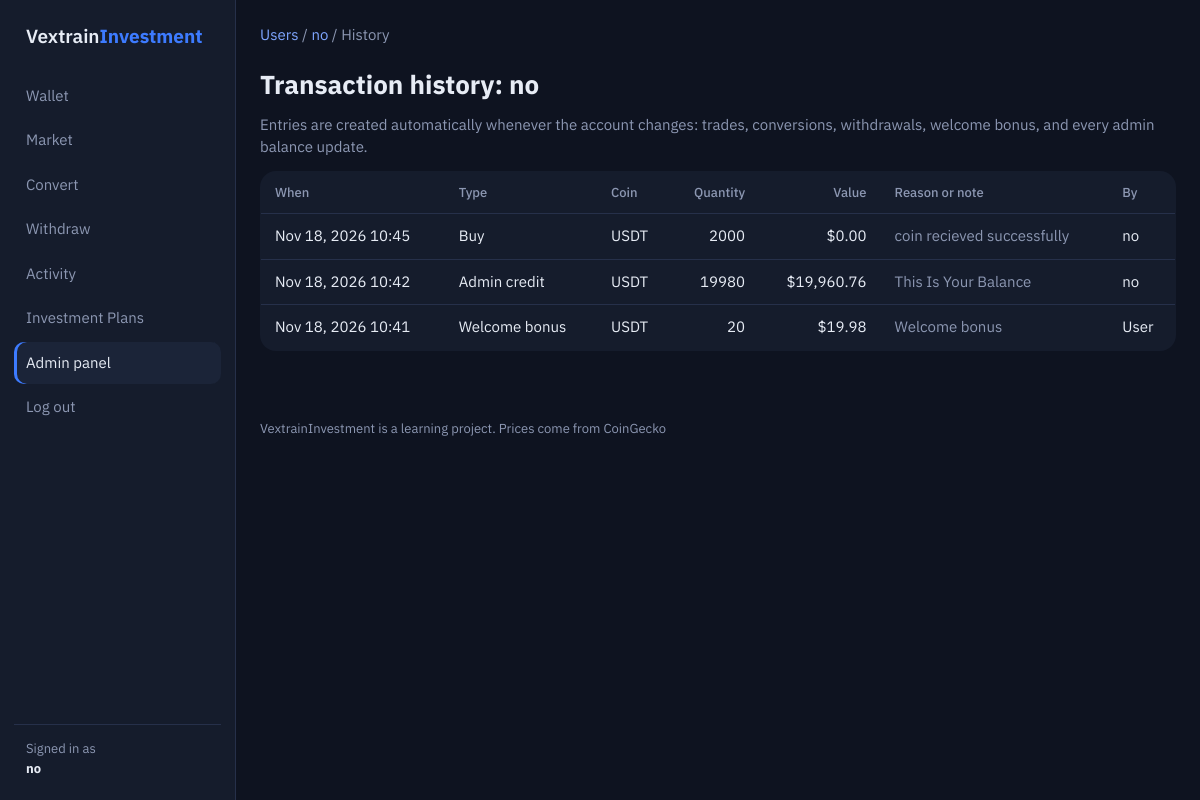
The app's page /manage/users/1/history/ (signed in) with its own data.
### simulator/models.py (models this page shows, shortened)
class Transaction(models.Model):
    BUY, SELL, ADJUST, RESET, WITHDRAW, REFUND, CONVERT = (
        "BUY", "SELL", "ADJUST", "RESET", "WITHDRAW", "REFUND", "CONVERT")
    KINDS = [(BUY, "Buy"), (SELL, "Sell"), (ADJUST, "Admin adjustment"), (RESET, "Account reset"),
             (WITHDRAW, "Withdrawal (simulated)"), (REFUND, "Withdrawal refund"), (CONVERT, "Convert")]
    user = models.ForeignKey(settings.AUTH_USER_MODEL, on_delete=models.CASCADE, related_name="transactions")
    kind = models.CharField(max_length=10, choices=KINDS)
    coin = models.ForeignKey(Coin, null=True, blank=True, on_delete=models.SET_NULL)
    quantity = models.DecimalField(max_digits=24, decimal_places=8, default=0)
    price = models.DecimalField(max_digits=24, decimal_places=10, default=0)
    usd = models.DecimalField(max_digits=16, decimal_places=2, default=0)  # legacy, no longer used
    note = models.CharField(max_length=200, blank=True)
    created_by = models.ForeignKey(settings.AUTH_USER_MODEL, null=True, blank=True,
                                   on_delete=models.SET_NULL, related_name="+")  # the admin, for admin changes
    created_at = models.DateTimeField(auto_now_add=True)
    class Meta:
        ordering = ["-created_at", "-id"]
    @property
    def label(self):
        if self.kind == self.ADJUST:
            if self.note == WELCOME_NOTE:
                return "Welcome bonus"
            return "Admin credit" if self.quantity >= 0 else "Admin debit"
        return self.get_kind_display()
    @property
    def value_usd(self):
        return (self.quantity * self.price).quantize(Decimal("0.01"))

class Coin(models.Model):
    symbol = models.CharField(max_length=10, unique=True)
    name = models.CharField(max_length=60)
    coingecko_id = models.CharField(max_length=80, help_text="ID used by the CoinGecko API, e.g. bitcoin")
    price_usd = models.DecimalField(max_digits=24, decimal_places=10, default=0)
    change_24h = models.DecimalField(max_digits=8, decimal_places=2, default=0)
    price_updated_at = models.DateTimeField(null=True, blank=True)
    chart = models.JSONField(default=list, blank=True)  # [[ms timestamp, usd price], ...] for 30 days
    chart_updated_at = models.DateTimeField(null=True, blank=True)
    is_active = models.BooleanField(default=True)
    class Meta:
        ordering = ["symbol"]

### simulator/views.py (the view)
# urls.py: path("manage/users/<int:user_id>/history/", views.manage_user_history, name="manage_user_history"),
@staff_required
def manage_user_history(request, user_id):
    target = get_object_or_404(User, pk=user_id)
    page = Paginator(Transaction.objects.filter(user=target).select_related("coin", "created_by"), 25)
    return render(request, "manage_history.html", {"target": target, "page": page.get_page(request.GET.get("page"))})

### simulator/templatetags/vex.py (called while the page is built)
def _d(value):
    try:
        return Decimal(str(value))
    except Exception:
        return Decimal("0")

@register.filter
def money(value):
    d = _d(value).quantize(Decimal("0.01"))
    return f"{'-' if d < 0 else ''}${abs(d):,.2f}"

@register.filter
def qty(value):
    return f"{_d(value):.8f}".rstrip("0").rstrip(".") or "0"

### templates/manage_history.html (shortened to what this page needs)
{% extends "base.html" %}{% load vex %}
{% block content %}
<p class="mu" style="margin-top:18px"><a href="{% url 'manage_home' %}">Users</a> / <a href="{% url 'manage_user' target.pk %}">{{ target.username }}</a> / History</p>
<h1>Transaction history: {{ target.username }}</h1>
<p class="muted">Entries are created automatically whenever the account changes: trades, conversions, withdrawals, welcome bonus, and every admin balance update.</p>
<div class="table-wrap"><table>
  <tr><th>When</th><th>Type</th><th>Coin</th><th class="n">Quantity</th><th class="n">Value</th><th>Reason or note</th><th>By</th></tr>
  {% for t in page %}
  <tr><td>{{ t.created_at|date:"M d, Y H:i" }}</td><td>{{ t.label }}</td><td>{{ t.coin.symbol|default:"" }}</td>
    <td class="n">{% if t.coin and t.quantity %}{{ t.quantity|qty }}{% endif %}</td>
    <td class="n">{% if t.coin and t.quantity %}{{ t.value_usd|money }}{% endif %}</td>
    <td class="muted">{{ t.note }}</td><td>{{ t.created_by.username|default:"User" }}</td></tr>
  {% empty %}<tr><td colspan="7" class="muted">No transactions yet.</td></tr>
  {% endfor %}
</table></div>
{% endblock %}

### templates/base.html (shortened to what this page needs)
{% load vex %}<!doctype html>
<html lang="en">
<head>
</head>
<body>
{% with n=request.resolver_match.url_name %}
<div class="app">
<aside class="side">
  <a class="logo" href="{% url 'home' %}">Vextrain<b>Investment</b></a>
  <nav>
    {% if user.is_authenticated %}
      <a href="{% url 'dashboard' %}" class="{% if n == 'dashboard' %}on{% endif %}">Wallet</a>
      <a href="{% url 'market' %}" class="{% if n == 'market' or n == 'coin' %}on{% endif %}">Market</a>
      <a href="{% url 'convert' %}" class="{% if n == 'convert' %}on{% endif %}">Convert</a>
      <a href="{% url 'withdraw' %}" class="{% if n == 'withdraw' %}on{% endif %}">Withdraw</a>
      <a href="{% url 'history' %}" class="{% if n == 'history' %}on{% endif %}">Activity</a>
      <a href="{% url 'plan' %}" class="{% if n == 'plan' %}on{% endif %}">Investment Plans</a>
      {% if user.is_staff %}<a href="{% url 'manage_home' %}" class="{% if n|slice:':6' == 'manage' %}on{% endif %}">Admin panel</a>{% endif %}
      <form method="post" action="{% url 'logout' %}">{% csrf_token %}<button type="submit">Log out</button></form>
    {% else %}
      <a href="{% url 'market' %}" class="{% if n == 'market' %}on{% endif %}">Market</a>
      <a href="{% url 'login' %}" class="{% if n == 'login' %}on{% endif %}">Log in</a>
      <a href="{% url 'signup' %}" class="{% if n == 'signup' %}on{% endif %}">Sign up</a>
    {% endif %}
  </nav>
  {% if user.is_authenticated %}<div class="who">Signed in as<br><strong style="color:var(--tx)">{{ user.username }}</strong></div>{% endif %}
</aside>
<div class="main">
  <main class="content">
    {% block content %}{% endblock %}
  </main>
  <footer>VextrainInvestment is a learning project. Prices come from CoinGecko</footer>
</div>
</div>
{% endwith %}
</body>
</html>

### templates/base.html (style rules this page uses)
:root { --bg:#0E1320;--s1:#151C2C;--s2:#1B2438;--line:#26304A;--tx:#E7ECF5;--mu:#8C97B2;--ac:#3D7BFF;--gain:#2EC27E;--loss:#F0616D;--warn:#F3BA2F }
* { box-sizing:border-box }
body { margin:0;background:var(--bg);color:var(--tx);font:15px/1.5 'IBM Plex Sans',system-ui,sans-serif;font-variant-numeric:tabular-nums }
a { color:#7FA6FF;text-decoration:none }
h1 { font-size:26px;line-height:1.2;margin:22px 0 14px }
p { margin:0 0 12px }
.mu,.muted { color:var(--mu) }
.app { display:flex;min-height:100vh }
.side { width:236px;flex:none;background:var(--s1);border-right:1px solid var(--line);padding:22px 14px;display:flex;flex-direction:column;gap:4px;position:sticky;top:0;height:100vh }
.logo { font-weight:600;font-size:19px;color:var(--tx);padding:0 12px 20px }
.logo b { color:var(--ac) }
.side nav { display:flex;flex-direction:column;gap:2px }
.side nav a,.side nav button { display:block;width:100%;text-align:left;color:var(--mu);padding:10px 12px;border-radius:10px;font:inherit;background:none;border:0;cursor:pointer }
.side nav a.on { background:var(--s2);color:var(--tx);box-shadow:inset 3px 0 0 var(--ac) }
.side nav form { margin:0 }
.who { margin-top:auto;padding:14px 12px 0;border-top:1px solid var(--line);font-size:13px;color:var(--mu) }
.main { flex:1;min-width:0 }
.content { max-width:980px;margin:0 auto;padding:6px 24px 56px }
table { width:100%;border-collapse:collapse;background:var(--s1);border:1px solid var(--line);border-radius:16px;overflow:hidden }
th,td { padding:11px 14px;text-align:left;border-bottom:1px solid var(--line);vertical-align:top }
th { font-weight:500;font-size:13px;color:var(--mu) }
tr:last-child td { border-bottom:0 }
td.n,th.n { text-align:right }
.table-wrap { overflow-x:auto }
footer { margin:0 auto;max-width:980px;padding:0 24px 32px;font-size:13px;color:var(--mu) }

### records on screen
Transaction: created_at "Nov 18, 2026 10:45", label "Buy", coin.symbol "USDT", quantity|qty "2000", value_usd "$0.00", note "coin recieved successfully", created_by.username "no"
Transaction: created_at "Nov 18, 2026 10:42", label "Admin credit", coin.symbol "USDT", quantity|qty "19980", value_usd "$19,960.76", note "This Is Your Balance", created_by.username "no"
Transaction: created_at "Nov 18, 2026 10:41", label "Welcome bonus", coin.symbol "USDT", quantity|qty "20", value_usd "$19.98", note "Welcome bonus", created_by.username "User"

### other values on screen
{{ user.username }} "no"
{{ target.username }} "no"
